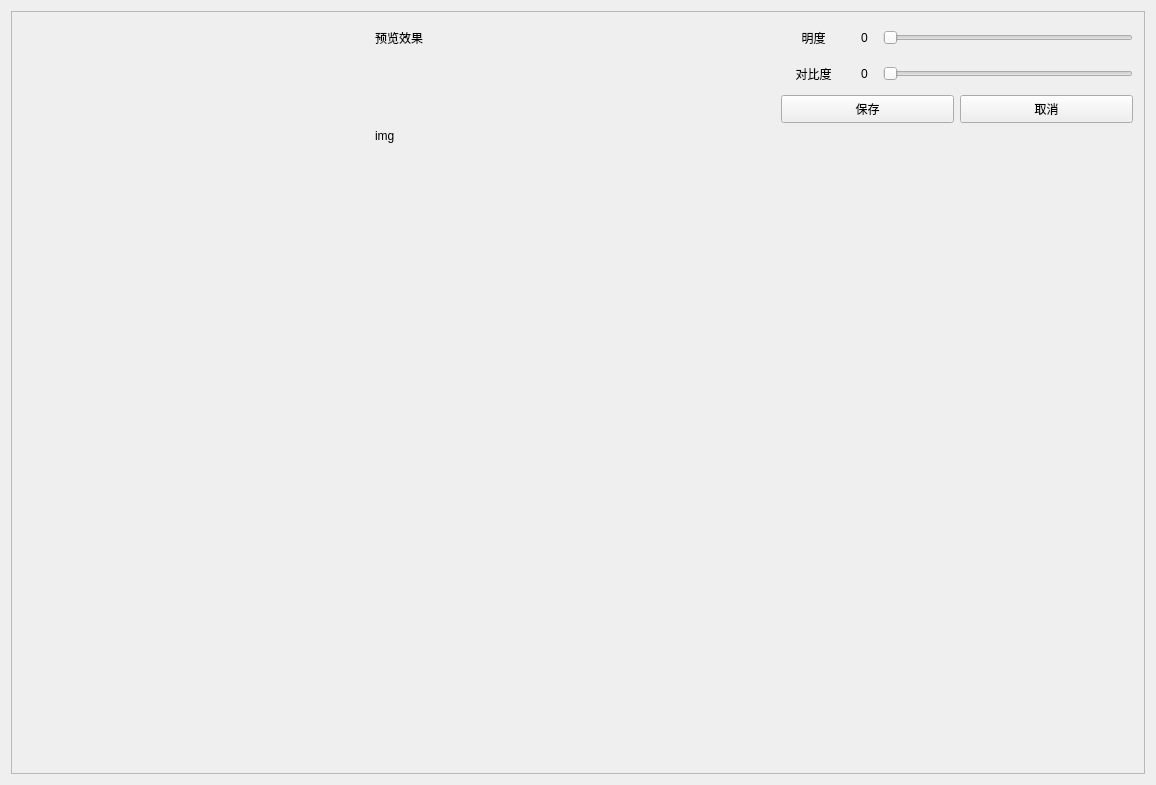
<?xml version="1.0" encoding="UTF-8"?>
<ui version="4.0">
 <class>Lightness_Contrastclass</class>
 <widget class="QWidget" name="Lightness_Contrastclass">
  <property name="geometry">
   <rect>
    <x>0</x>
    <y>0</y>
    <width>1156</width>
    <height>785</height>
   </rect>
  </property>
  <property name="windowTitle">
   <string>Lightness_Contrastclass</string>
  </property>
  <layout class="QGridLayout" name="gridLayout">
   <item row="0" column="0">
    <widget class="QScrollArea" name="scrollArea">
     <property name="widgetResizable">
      <bool>true</bool>
     </property>
     <widget class="QWidget" name="scrollAreaWidgetContents">
      <property name="geometry">
       <rect>
        <x>0</x>
        <y>0</y>
        <width>1132</width>
        <height>761</height>
       </rect>
      </property>
      <layout class="QGridLayout" name="gridLayout_2">
       <item row="0" column="1">
        <widget class="QLabel" name="label_2">
         <property name="text">
          <string>预览效果</string>
         </property>
        </widget>
       </item>
       <item row="5" column="1">
        <widget class="QLabel" name="label">
         <property name="text">
          <string>img</string>
         </property>
        </widget>
       </item>
       <item row="3" column="1" rowspan="2">
        <spacer name="verticalSpacer_3">
         <property name="orientation">
          <enum>Qt::Vertical</enum>
         </property>
         <property name="sizeHint" stdset="0">
          <size>
           <width>20</width>
           <height>40</height>
          </size>
         </property>
        </spacer>
       </item>
       <item row="6" column="1">
        <spacer name="verticalSpacer_2">
         <property name="orientation">
          <enum>Qt::Vertical</enum>
         </property>
         <property name="sizeHint" stdset="0">
          <size>
           <width>20</width>
           <height>40</height>
          </size>
         </property>
        </spacer>
       </item>
       <item row="0" column="2">
        <spacer name="horizontalSpacer">
         <property name="orientation">
          <enum>Qt::Horizontal</enum>
         </property>
         <property name="sizeHint" stdset="0">
          <size>
           <width>40</width>
           <height>20</height>
          </size>
         </property>
        </spacer>
       </item>
       <item row="0" column="3">
        <layout class="QHBoxLayout" name="horizontalLayout">
         <item>
          <widget class="QLabel" name="label_4">
           <property name="minimumSize">
            <size>
             <width>65</width>
             <height>30</height>
            </size>
           </property>
           <property name="maximumSize">
            <size>
             <width>65</width>
             <height>60</height>
            </size>
           </property>
           <property name="text">
            <string>明度</string>
           </property>
           <property name="alignment">
            <set>Qt::AlignCenter</set>
           </property>
          </widget>
         </item>
         <item>
          <widget class="QLabel" name="label_3">
           <property name="minimumSize">
            <size>
             <width>25</width>
             <height>30</height>
            </size>
           </property>
           <property name="maximumSize">
            <size>
             <width>25</width>
             <height>60</height>
            </size>
           </property>
           <property name="text">
            <string>0</string>
           </property>
           <property name="alignment">
            <set>Qt::AlignCenter</set>
           </property>
          </widget>
         </item>
         <item>
          <widget class="QSlider" name="SnowSpecialEffectsSlider">
           <property name="minimumSize">
            <size>
             <width>200</width>
             <height>30</height>
            </size>
           </property>
           <property name="maximumSize">
            <size>
             <width>350</width>
             <height>60</height>
            </size>
           </property>
           <property name="maximum">
            <number>30</number>
           </property>
           <property name="orientation">
            <enum>Qt::Horizontal</enum>
           </property>
          </widget>
         </item>
        </layout>
       </item>
       <item row="0" column="0">
        <spacer name="horizontalSpacer_2">
         <property name="orientation">
          <enum>Qt::Horizontal</enum>
         </property>
         <property name="sizeHint" stdset="0">
          <size>
           <width>40</width>
           <height>20</height>
          </size>
         </property>
        </spacer>
       </item>
       <item row="4" column="3">
        <layout class="QHBoxLayout" name="horizontalLayout_2">
         <item>
          <widget class="QPushButton" name="pushButton">
           <property name="minimumSize">
            <size>
             <width>75</width>
             <height>28</height>
            </size>
           </property>
           <property name="text">
            <string>保存</string>
           </property>
          </widget>
         </item>
         <item>
          <widget class="QPushButton" name="pushButton_2">
           <property name="minimumSize">
            <size>
             <width>75</width>
             <height>28</height>
            </size>
           </property>
           <property name="text">
            <string>取消</string>
           </property>
          </widget>
         </item>
        </layout>
       </item>
       <item row="3" column="3">
        <layout class="QHBoxLayout" name="horizontalLayout_3">
         <item>
          <widget class="QLabel" name="label_5">
           <property name="minimumSize">
            <size>
             <width>65</width>
             <height>30</height>
            </size>
           </property>
           <property name="text">
            <string>对比度</string>
           </property>
           <property name="alignment">
            <set>Qt::AlignCenter</set>
           </property>
          </widget>
         </item>
         <item>
          <widget class="QLabel" name="label_6">
           <property name="minimumSize">
            <size>
             <width>25</width>
             <height>30</height>
            </size>
           </property>
           <property name="text">
            <string>0</string>
           </property>
           <property name="alignment">
            <set>Qt::AlignCenter</set>
           </property>
          </widget>
         </item>
         <item>
          <widget class="QSlider" name="horizontalSlider_2">
           <property name="minimumSize">
            <size>
             <width>200</width>
             <height>30</height>
            </size>
           </property>
           <property name="maximum">
            <number>100</number>
           </property>
           <property name="orientation">
            <enum>Qt::Horizontal</enum>
           </property>
          </widget>
         </item>
        </layout>
       </item>
      </layout>
     </widget>
    </widget>
   </item>
  </layout>
 </widget>
 <layoutdefault spacing="6" margin="11"/>
 <resources/>
 <connections>
  <connection>
   <sender>SnowSpecialEffectsSlider</sender>
   <signal>valueChanged(int)</signal>
   <receiver>Lightness_Contrastclass</receiver>
   <slot>on_horizontalSlider_valueChanged(int)</slot>
   <hints>
    <hint type="sourcelabel">
     <x>941</x>
     <y>27</y>
    </hint>
    <hint type="destinationlabel">
     <x>956</x>
     <y>-15</y>
    </hint>
   </hints>
  </connection>
  <connection>
   <sender>horizontalSlider_2</sender>
   <signal>valueChanged(int)</signal>
   <receiver>Lightness_Contrastclass</receiver>
   <slot>on_horizontalSlider_2_valueChanged(int)</slot>
   <hints>
    <hint type="sourcelabel">
     <x>1024</x>
     <y>72</y>
    </hint>
    <hint type="destinationlabel">
     <x>1027</x>
     <y>-1</y>
    </hint>
   </hints>
  </connection>
 </connections>
 <slots>
  <slot>on_horizontalSlider_valueChanged(int)</slot>
  <slot>on_horizontalSlider_2_valueChanged(int)</slot>
 </slots>
</ui>
